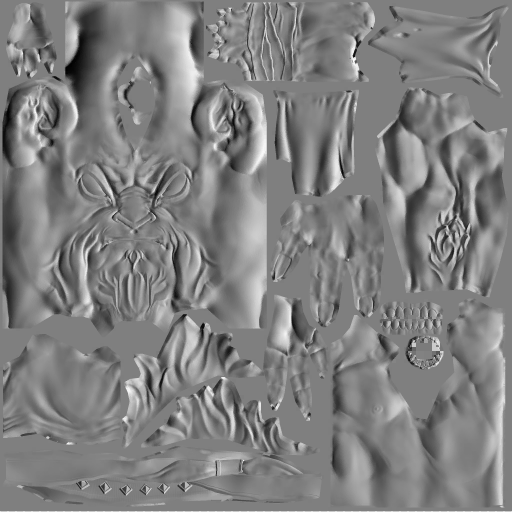
#> input picture content/models/ghetto/materials/ghetto_melee_normal_b.png, 512 x 512 px
$ python normal_conv.py
#> lines starting #> are read from the running program, lines starting #| are printed output that depends on the picture
from PIL import Image
import numpy as np

# inputs
x_path = "../models/ghetto/materials/ghetto_melee_normal_b.png"
y_path = "../models/ghetto/materials/ghetto_melee_normal_g.png"

# options
invert_green = False  # set True if bumps/dents are inverted in-engine

x_img = Image.open(x_path).convert("L")
y_img = Image.open(y_path).convert("RGBA")  # so we can reliably grab G
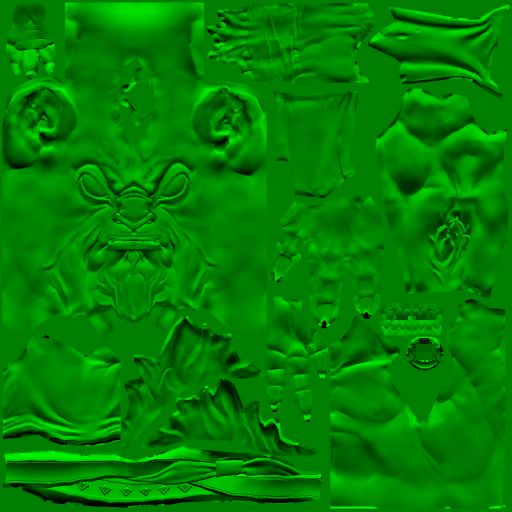
#> input picture content/models/ghetto/materials/ghetto_melee_normal_g.png, 512 x 512 px

if x_img.size != y_img.size:
    raise ValueError("Images must be the same resolution")

# X from grayscale, Y from green channel
x = np.asarray(x_img, dtype=np.float32) / 255.0
y = np.asarray(y_img, dtype=np.float32)[..., 1] / 255.0  # G channel
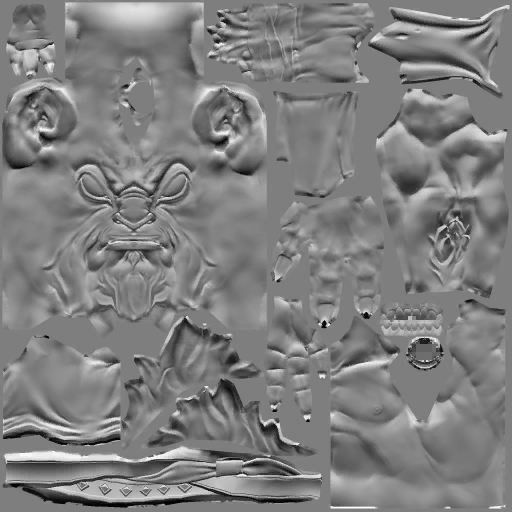
#> y: shape (512, 512) float32; min 0, max 1, mean 0.499

# map [0,1] -> [-1,1]
x = x * 2.0 - 1.0
y = y * 2.0 - 1.0

if invert_green:
    y = -y

# reconstruct Z, clamp for safety
z2 = 1.0 - (x * x + y * y)
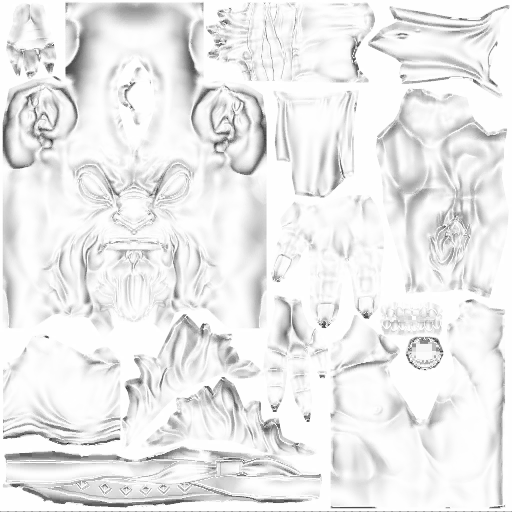
#> z2: shape (512, 512) float32; min -0.412, max 1, mean 0.892; drawn with min black and max white
z2 = np.clip(z2, 0.0, 1.0)
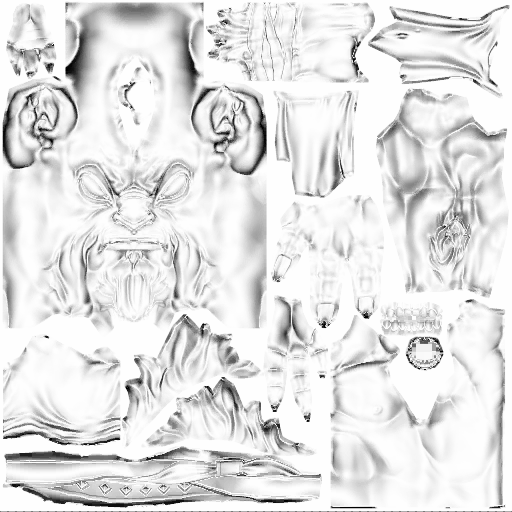
#> z2: shape (512, 512) float32; min 0, max 1, mean 0.892
z = np.sqrt(z2)

# map [-1,1] -> [0,1]
r = (x + 1.0) * 0.5
g = (y + 1.0) * 0.5
b = (z + 1.0) * 0.5
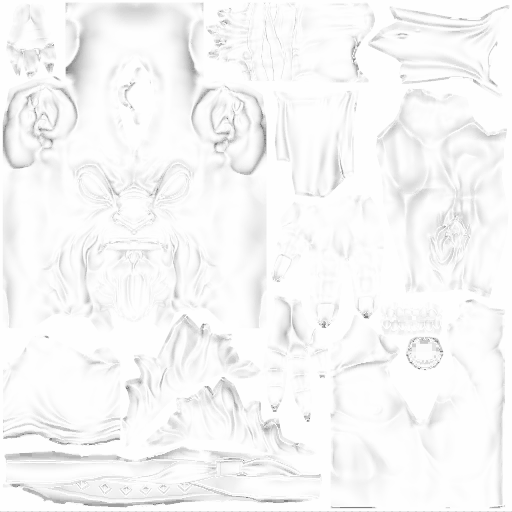
#> b: shape (512, 512) float32; min 0.5, max 1, mean 0.969

out = np.stack([r, g, b], axis=-1)
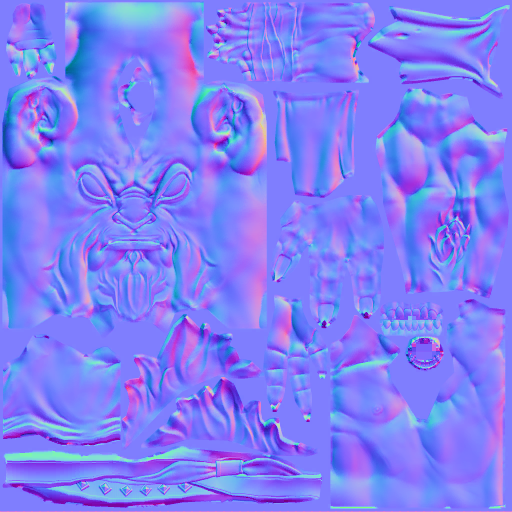
#> out: shape (512, 512, 3) float32; mean of channels 0, 1, 2 0.502, 0.499, 0.97; drawn as R, G, B
out = np.clip(out * 255.0, 0, 255).astype(np.uint8)

Image.fromarray(out, mode="RGB").save("normal_conventional.png")
print("Wrote normal_conventional.png")
